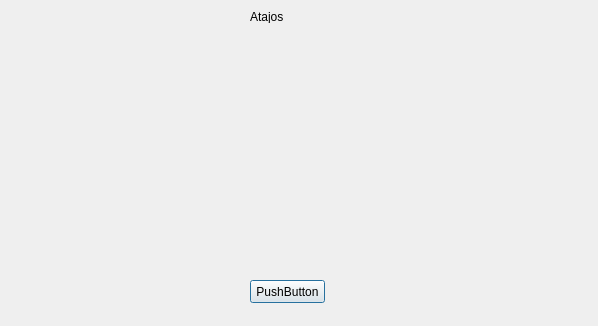
<?xml version="1.0" encoding="UTF-8"?>
<ui version="4.0">
 <class>Atajos</class>
 <widget class="QDialog" name="Atajos">
  <property name="geometry">
   <rect>
    <x>0</x>
    <y>0</y>
    <width>598</width>
    <height>326</height>
   </rect>
  </property>
  <property name="windowTitle">
   <string>Dialog</string>
  </property>
  <widget class="QPushButton" name="pushButton">
   <property name="geometry">
    <rect>
     <x>250</x>
     <y>280</y>
     <width>75</width>
     <height>23</height>
    </rect>
   </property>
   <property name="text">
    <string>PushButton</string>
   </property>
  </widget>
  <widget class="QLabel" name="label">
   <property name="geometry">
    <rect>
     <x>250</x>
     <y>10</y>
     <width>46</width>
     <height>13</height>
    </rect>
   </property>
   <property name="text">
    <string>Atajos</string>
   </property>
  </widget>
 </widget>
 <resources/>
 <connections/>
</ui>
